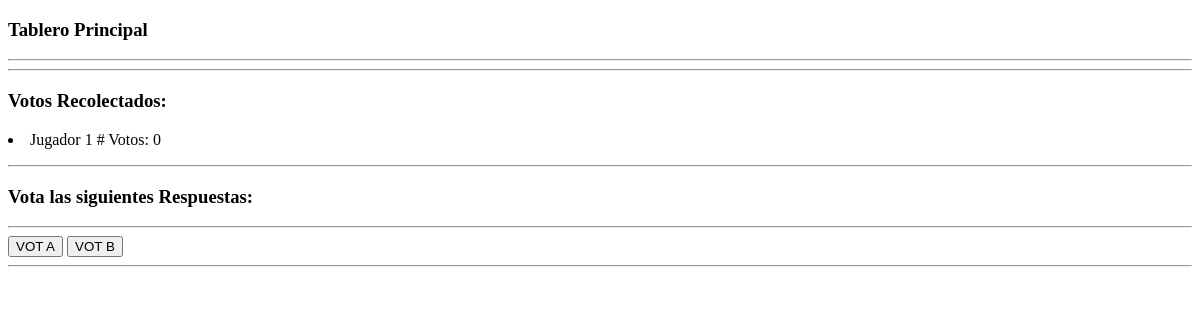
Page /polls/voteBoard/ on the earlier database version.
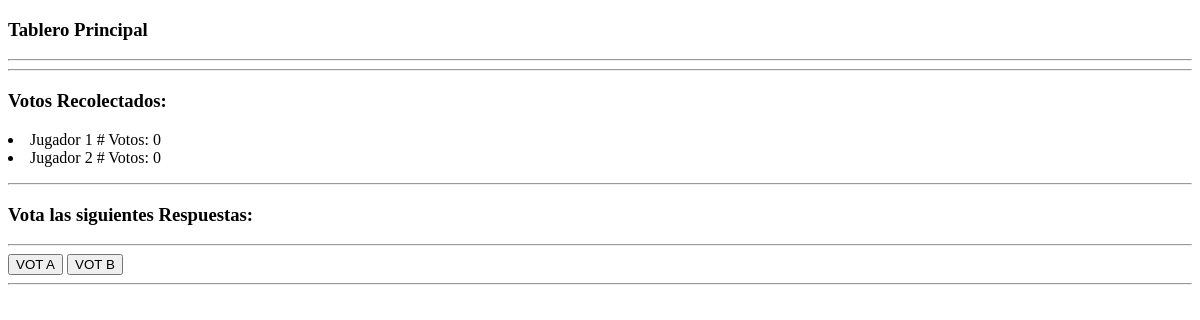
Same page on the later database version.
### polls/models.py (models this page shows, shortened)
@python_2_unicode_compatible
class Personaje(models.Model):
    nombre = models.CharField(max_length=25)
    votos = models.IntegerField(default=0)

### polls/views.py (the view)
def voteBoard(request):
    context = {
        'listadoDePreguntas': Juego.getQueryDePreguntasSeleccionadas(),
        'listadoDeRespuestas': Answer.objects.order_by('pregunta'),
        'listadoDeUsuarios': Personaje.objects.all()
    }
    if request.method == 'POST':
        usuarioIngresado = request.POST['nombreDeUsuario']
        if not Personaje.objects.filter(nombre=usuarioIngresado).exists():
            Personaje(nombre=usuarioIngresado).save()
            return render(request, 'polls/mainboard.html', context)
    return render(request, 'polls/mainboard.html', context)

### polls/Juego.py (called while the page is built)
    @classmethod
    def getQueryDePreguntasSeleccionadas(self):
        return self.queryDePreguntasSeleccionadas

### polls/templates/polls/mainboard.html (shortened to what this page needs)
<!DOCTYPE html>
<html lang="en">
<head>
</head>
<body>
<p>
    <h3>Tablero Principal</h3>
</p>
<hr><hr>
<div id="divVotosRecolectados">
    <p>
        <h3>Votos Recolectados:</h3>
        {% for usuario in listadoDeUsuarios %}
        <li> Jugador {{forloop.counter}}
            # Votos: {{usuario.votos}} </li>
        {% endfor %}
    </p>
</div>
<hr>
<div>
<p><h3> Vota las siguientes Respuestas: </h3></p>
</div>
<hr>
<form action="/polls/usuarioVota/" method="post" id="ideal_form">
    <button id="votA">VOT A</button>
    <button id="votB">VOT B</button>
    <hr>
</form>
</body>
</html>

Differences in the rows shown:
added Personaje: votos "0"
